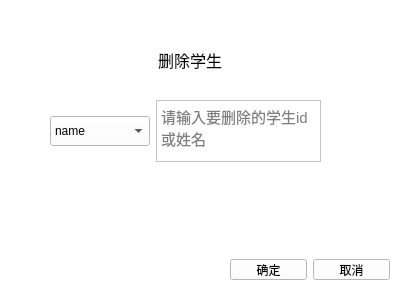
<?xml version="1.0" encoding="UTF-8"?>
<ui version="4.0">
 <class>delformwindow</class>
 <widget class="QMainWindow" name="delformwindow">
  <property name="geometry">
   <rect>
    <x>0</x>
    <y>0</y>
    <width>400</width>
    <height>300</height>
   </rect>
  </property>
  <property name="windowTitle">
   <string>delformwindow</string>
  </property>
  <property name="styleSheet">
   <string notr="true">background-color: rgb(255, 255, 255);</string>
  </property>
  <widget class="QWidget" name="centralwidget">
   <widget class="QWidget" name="horizontalLayoutWidget">
    <property name="geometry">
     <rect>
      <x>50</x>
      <y>100</y>
      <width>271</width>
      <height>62</height>
     </rect>
    </property>
    <layout class="QHBoxLayout" name="horizontalLayout">
     <item>
      <widget class="QComboBox" name="comboBox">
       <property name="minimumSize">
        <size>
         <width>100</width>
         <height>30</height>
        </size>
       </property>
       <item>
        <property name="text">
         <string>name</string>
        </property>
       </item>
       <item>
        <property name="text">
         <string>id</string>
        </property>
       </item>
      </widget>
     </item>
     <item>
      <widget class="QTextEdit" name="textEdit">
       <property name="font">
        <font>
         <family>Arial</family>
         <pointsize>11</pointsize>
        </font>
       </property>
       <property name="placeholderText">
        <string>请输入要删除的学生id或姓名</string>
       </property>
      </widget>
     </item>
    </layout>
   </widget>
   <widget class="QLabel" name="label">
    <property name="geometry">
     <rect>
      <x>140</x>
      <y>30</y>
      <width>100</width>
      <height>60</height>
     </rect>
    </property>
    <property name="minimumSize">
     <size>
      <width>100</width>
      <height>60</height>
     </size>
    </property>
    <property name="maximumSize">
     <size>
      <width>100</width>
      <height>60</height>
     </size>
    </property>
    <property name="font">
     <font>
      <family>Arial</family>
      <pointsize>12</pointsize>
     </font>
    </property>
    <property name="text">
     <string>删除学生</string>
    </property>
    <property name="alignment">
     <set>Qt::AlignCenter</set>
    </property>
   </widget>
   <widget class="QWidget" name="horizontalLayoutWidget_2">
    <property name="geometry">
     <rect>
      <x>230</x>
      <y>259</y>
      <width>160</width>
      <height>21</height>
     </rect>
    </property>
    <layout class="QHBoxLayout" name="horizontalLayout_2">
     <item>
      <widget class="QPushButton" name="pushButton_2">
       <property name="text">
        <string>确定</string>
       </property>
      </widget>
     </item>
     <item>
      <widget class="QPushButton" name="pushButton">
       <property name="text">
        <string>取消</string>
       </property>
      </widget>
     </item>
    </layout>
   </widget>
  </widget>
 </widget>
 <resources/>
 <connections/>
</ui>
